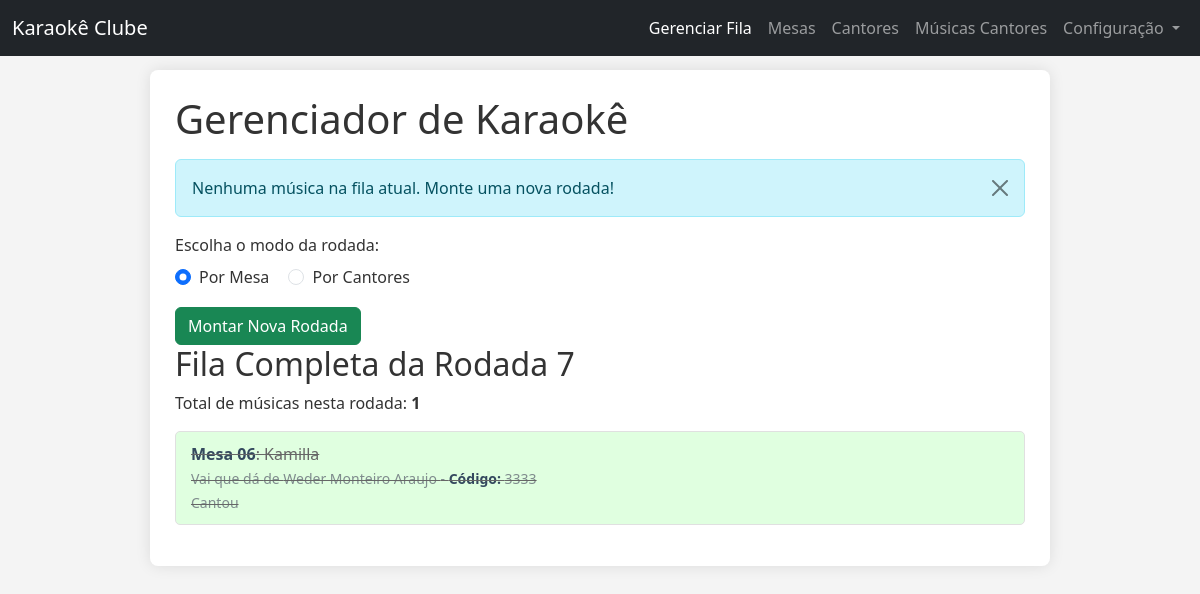
The app's page /rodadas.php, older data.
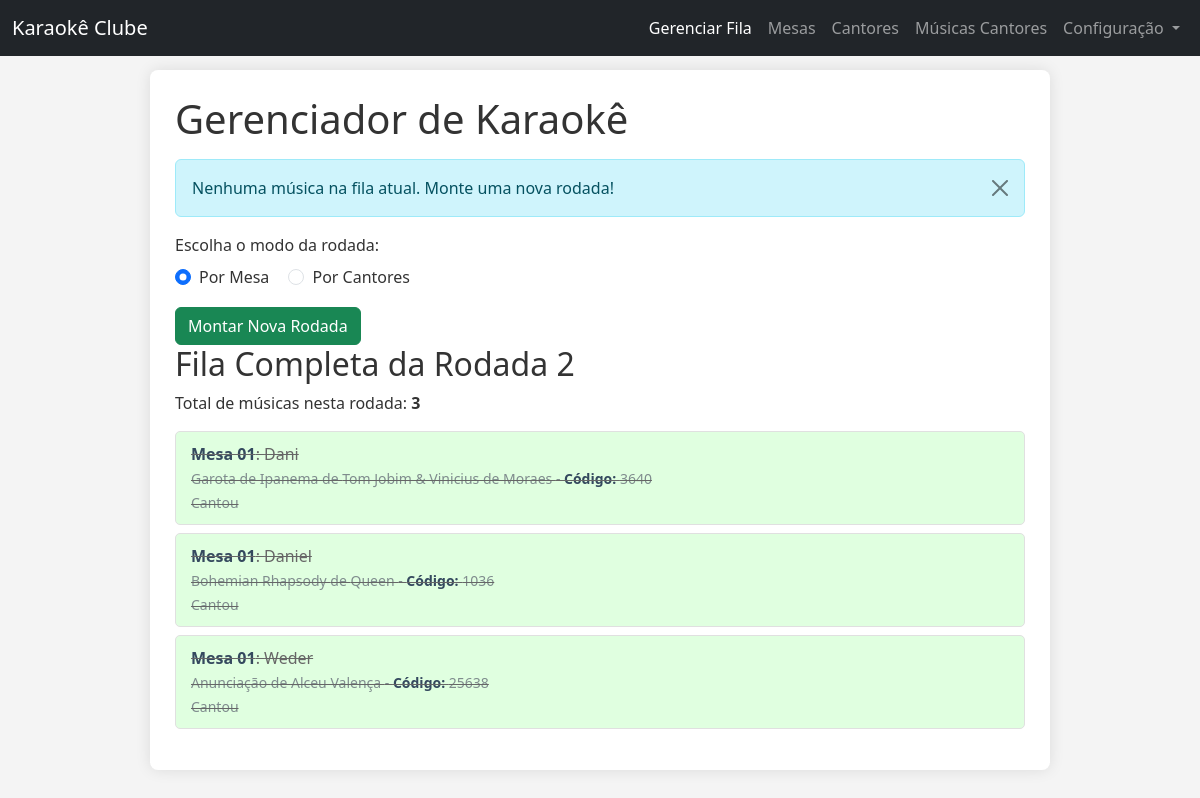
The same page, newer data.
### tables this page shows
CREATE TABLE `fila_rodadas` (
  `id` int(11) NOT NULL,
  `id_cantor` int(11) NOT NULL,
  `id_musica` int(11) NOT NULL,
  `ordem_na_rodada` int(11) NOT NULL,
  `rodada` int(11) NOT NULL,
  `status` enum('aguardando','em_execucao','cantou','pulou','selecionada_para_rodada') DEFAULT 'aguardando',
  `timestamp_adicao` datetime DEFAULT current_timestamp(),
  `timestamp_inicio_canto` datetime DEFAULT NULL,
  `timestamp_fim_canto` datetime DEFAULT NULL,
  `musica_cantor_id` int(11) DEFAULT NULL,
  `id_mesa` int(11) DEFAULT NULL
);

CREATE TABLE `mesas` (
  `id` int(11) NOT NULL,
  `nome_mesa` varchar(255) NOT NULL,
  `tamanho_mesa` int(11) NOT NULL DEFAULT 0
);

CREATE TABLE `cantores` (
  `id` int(11) NOT NULL,
  `nome_cantor` varchar(255) NOT NULL,
  `id_mesa` int(11) DEFAULT NULL,
  `proximo_ordem_musica` int(11) NOT NULL DEFAULT 1
);

CREATE TABLE `musicas` (
  `id` int(11) NOT NULL,
  `codigo` int(5) NOT NULL,
  `titulo` varchar(255) NOT NULL,
  `artista` varchar(255) DEFAULT NULL,
  `trecho` text NOT NULL,
  `duracao_segundos` int(11) DEFAULT NULL
);

### funcoes_fila.php (called while the page is built, shortened)
<?php
function getRodadaAtual(PDO $pdo) {
    try {
        $stmt = $pdo->query("SELECT rodada_atual FROM controle_rodada WHERE id = 1");
        $rodadaAtualFromDB = $stmt->fetchColumn();
        $stmtCheckAnyActiveFila = $pdo->query("SELECT rodada FROM fila_rodadas WHERE status = 'aguardando' OR status = 'em_execucao' ORDER BY rodada DESC LIMIT 1");
        $rodadaComMusicasAguardando = $stmtCheckAnyActiveFila->fetchColumn();
        $stmtMaxRodadaFinalizada = $pdo->query("SELECT MAX(rodada) FROM fila_rodadas WHERE status IN ('cantou', 'pulou')");
        $maxRodadaFinalizada = $stmtMaxRodadaFinalizada->fetchColumn();
        if ($maxRodadaFinalizada !== false && $maxRodadaFinalizada !== null) {
            return (int)$maxRodadaFinalizada;
        }
        return 0;
    } catch (\PDOException $e) {
        error_log("Erro ao obter rodada atual: " . $e->getMessage());
        return 0;
    }
}
function getMusicaEmExecucao(PDO $pdo) {
    $rodadaAtual = getRodadaAtual($pdo);
    try {
        $sql = "
            SELECT
                fr.id AS fila_id,
                fr.id_cantor,         -- Adicionar para consistência
                fr.id_musica,         -- Adicionar para consistência
                fr.musica_cantor_id,  -- <<< ADICIONAR ESTA LINHA AQUI
                c.nome_cantor,
                m.titulo AS titulo_musica,
                m.artista AS artista_musica,
                m.codigo AS codigo_musica, -- Adicionar código da música se precisar
                me.nome_mesa,
                me.tamanho_mesa,
                fr.status,
                fr.ordem_na_rodada
            FROM fila_rodadas fr
            JOIN cantores c ON fr.id_cantor = c.id
            JOIN musicas m ON fr.id_musica = m.id
            JOIN mesas me ON c.id_mesa = me.id
            WHERE fr.rodada = ? AND fr.status = 'em_execucao'
            LIMIT 1";
        $stmt = $pdo->prepare($sql);
        $stmt->execute([$rodadaAtual]);
        return $stmt->fetch(PDO::FETCH_ASSOC);
    } catch (\PDOException $e) {
        error_log("Erro ao obter música em execução: " . $e->getMessage());
        return null;
    }
}
function getFilaCompleta(PDO $pdo) {
    $rodadaAtual = getRodadaAtual($pdo);
    try {
        $sql = "SELECT
                    fr.id AS fila_id,
                    c.nome_cantor,
                    m.titulo AS titulo_musica,
                    m.artista AS artista_musica,
                    m.codigo as codigo_musica,
                    me.nome_mesa,
                    me.tamanho_mesa,
                    fr.status,
                    fr.ordem_na_rodada
                FROM fila_rodadas fr
                JOIN cantores c ON fr.id_cantor = c.id
                JOIN musicas m ON fr.id_musica = m.id
                JOIN mesas me ON c.id_mesa = me.id
                WHERE fr.rodada = ?
                ORDER BY
                    CASE
                        WHEN fr.status = 'em_execucao' THEN 0 -- A música em execução deve vir primeiro
                        WHEN fr.status = 'aguardando' THEN 1
                        WHEN fr.status = 'selecionada_para_rodada' THEN 2
                        WHEN fr.status = 'pulou' THEN 3
                        WHEN fr.status = 'cantou' THEN 4
                        ELSE 5 -- Para qualquer outro status futuro
                    END,
                    fr.ordem_na_rodada ASC";
        $stmt = $pdo->prepare($sql);
        $stmt->execute([$rodadaAtual]);
        return $stmt->fetchAll();
    } catch (\PDOException $e) {
        error_log("Erro ao obter fila completa: " . $e->getMessage());
        return [];
    }
}

### rodadas.php (the view, shortened to what the changed rows need)
<?php
require_once 'funcoes_fila.php';
if (!empty($pdo)) {
    $rodada_atual = getRodadaAtual($pdo);
}
$musica_em_execucao = getMusicaEmExecucao($pdo);
$fila_completa = getFilaCompleta($pdo);
?>
<!DOCTYPE html>
<html lang="pt-BR">
<head>
    <link href="https://cdn.jsdelivr.net/npm/bootstrap@5.3.3/dist/css/bootstrap.min.css" rel="stylesheet">
    <link rel="stylesheet" href="https://code.jquery.com/ui/1.12.1/themes/base/jquery-ui.css">
    <link rel="stylesheet" href="css/style_index.css">
</head>
<body>
<div class="container">
    <h1>Gerenciador de Karaokê</h1>
    <?php if ($musica_em_execucao): ?>
        <div class="current-song">
            <h3>CANTANDO AGORA</h3>
            <p><strong><?php echo htmlspecialchars($musica_em_execucao['titulo_musica']); ?></strong> de <?php echo htmlspecialchars($musica_em_execucao['artista_musica']); ?></p>
            <p><strong>Código: <?php echo htmlspecialchars($musica_em_execucao['codigo_musica']); ?></strong> - Mesa <?php echo htmlspecialchars($musica_em_execucao['nome_mesa']); ?> - <?php echo htmlspecialchars($musica_em_execucao['nome_cantor']); ?></p>
            <div class="actions">
                <button type="button" class="btn btn-success" onclick="finalizarMusica(<?php echo $musica_em_execucao['fila_id']; ?>)">Próxima</button>
                <button type="button" class="btn btn-danger" onclick="pularMusica(<?php echo $musica_em_execucao['fila_id']; ?>)">Pular Música</button>
                <button type="button" class="btn btn-info" data-bs-toggle="modal" data-bs-target="#trocarMusicaModal" data-fila-id="<?php echo $musica_em_execucao['fila_id']; ?>" data-current-music-title="<?php echo htmlspecialchars($musica_em_execucao['titulo_musica'] . ' (' . $musica_em_execucao['artista_musica'] . ')'); ?>">Trocar Música</button>
            </div>
        </div>
    <?php else: ?>
        <div class="alert alert-info alert-dismissible fade show" role="alert">
            <span>Nenhuma música na fila atual. Monte uma nova rodada!</span>
            <button type="button" class="btn-close" data-bs-dismiss="alert" aria-label="Close"></button>
        </div>
        <div class="form-section">
            <form id="formMontarRodada">
            </form>
        </div>
    <?php endif; ?>
    <h2>Fila Completa da Rodada <?php echo $rodada_atual; ?></h2>
    <?php if (empty($fila_completa)): ?>
        <p>A fila está vazia. Adicione cantores ou monte a próxima rodada.</p>
    <?php else: ?>
        <p>Total de músicas nesta rodada: <strong><?php echo count($fila_completa); ?></strong></p>
        <ul class="queue-list" id="sortable-queue">
            <?php foreach ($fila_completa as $item): ?>
                <?php
                $item_class = 'queue-item';
                if ($item['status'] == 'cantou') {
                    $item_class .= ' completed';
                } elseif ($item['status'] == 'pulou') {
                    $item_class .= ' skipped';
                }
                ?>
                <li class="<?php echo trim($item_class); ?>" data-id="<?php echo htmlspecialchars($item['fila_id']); ?>">
                    <div class="queue-info">
                        <strong><?php echo htmlspecialchars($item['nome_mesa']); ?></strong>: <?php echo htmlspecialchars($item['nome_cantor']); ?>
                        <br>
                        <small><?php echo htmlspecialchars($item['titulo_musica']); ?> de <?php echo htmlspecialchars($item['artista_musica']); ?> - <strong>Código: </strong><?php echo htmlspecialchars($item['codigo_musica'] ?? 'N/A'); ?></small>
                        <br>
                        <small><?php echo htmlspecialchars(ucfirst($item['status'])); ?></small>
                    </div>
                </li>
            <?php endforeach; ?>
        </ul>
    <?php endif; ?>
</div>
</body>
</html>

Row changes from the older to the newer data that the page shows:
removed fila_rodadas: mesas.nome_mesa "Mesa 06", id_cantor.nome_cantor "Kamilla", id_musica.titulo "Vai que dá", id_musica.artista "Weder Monteiro Araujo", id_musica.codigo "3333", status "Cantou"
added fila_rodadas: id_mesa.nome_mesa "Mesa 01", id_cantor.nome_cantor "Dani", id_musica.titulo "Garota de Ipanema", id_musica.artista "Tom Jobim & Vinicius de Moraes", id_musica.codigo "3640", status "Cantou"
added fila_rodadas: id_mesa.nome_mesa "Mesa 01", id_cantor.nome_cantor "Daniel", id_musica.titulo "Bohemian Rhapsody", id_musica.artista "Queen", id_musica.codigo "1036", status "Cantou"
added fila_rodadas: id_mesa.nome_mesa "Mesa 01", id_cantor.nome_cantor "Weder", id_musica.titulo "Anunciação", id_musica.artista "Alceu Valença", id_musica.codigo "25638", status "Cantou"
Text that changed along with them:
$rodada_atual: "7" → "2"
count($fila_completa): "1" → "3"
